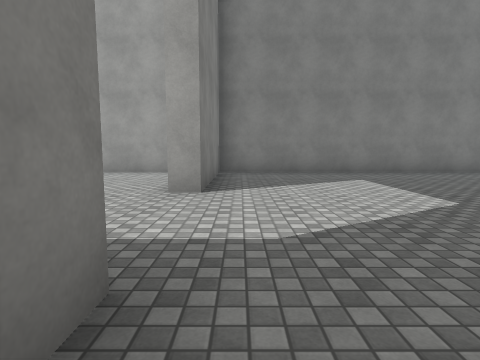
view 1 (above)

19 first-person views from a walk through a scene from a Unity 3-D project. The camera is 1.3 m above the floor, tilts 6° down and sees 80° across. The floor is counted in squares, 2 m on a side. Each view is taken from the middle of a square. On the plan, view 1 faces up. The plan holds only what a view shows up to about 9 squares ahead; the rest is blank. The place goes on beyond the plan. Surface patterns are stand-ins for the level's own textures.

view 2
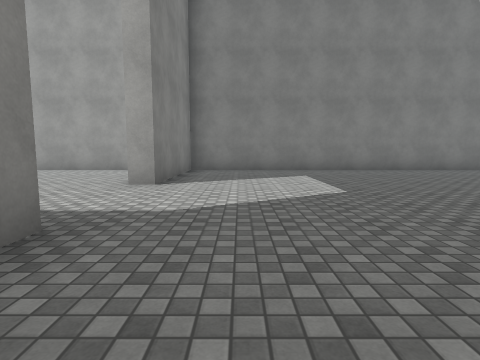

view 3
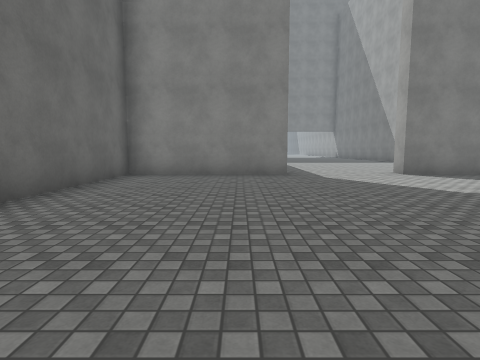

view 4
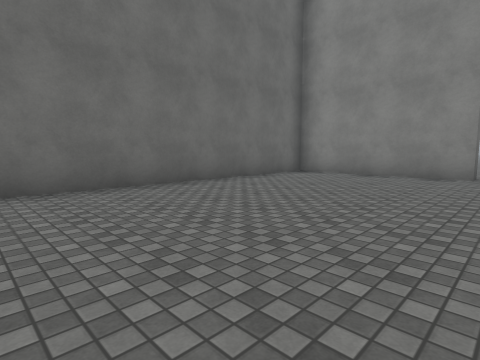

view 5
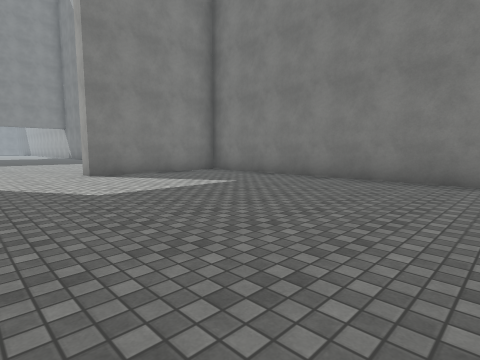

view 6
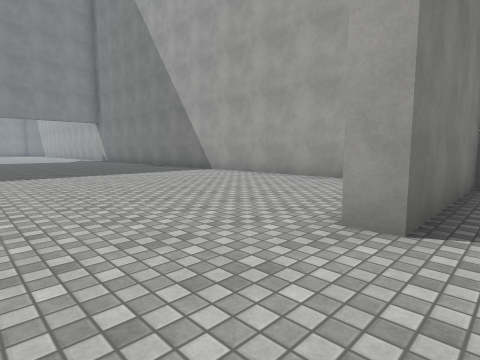

view 7
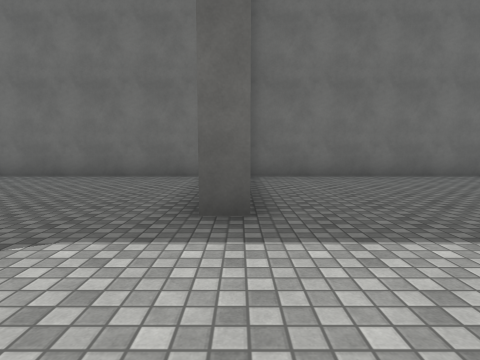

view 8
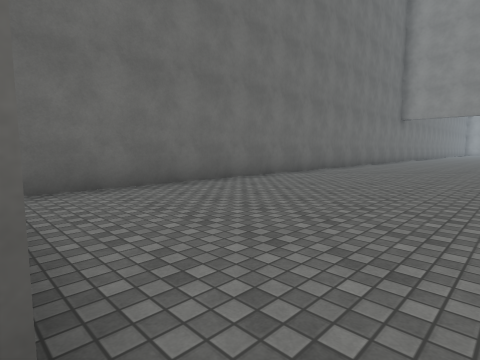

view 9
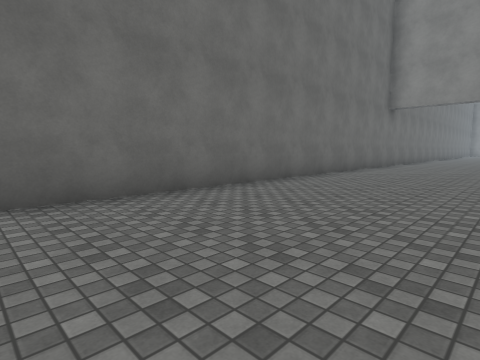

view 10
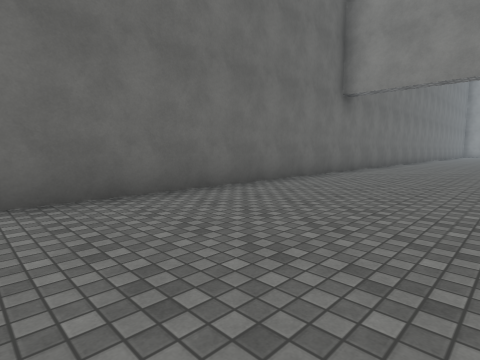

view 11
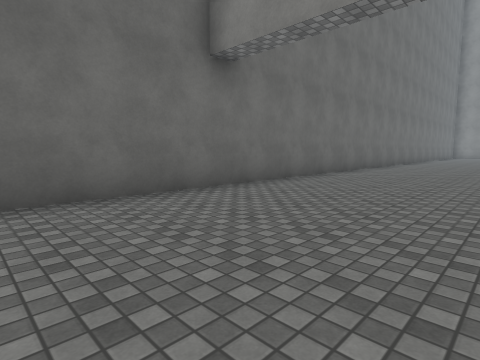

view 12
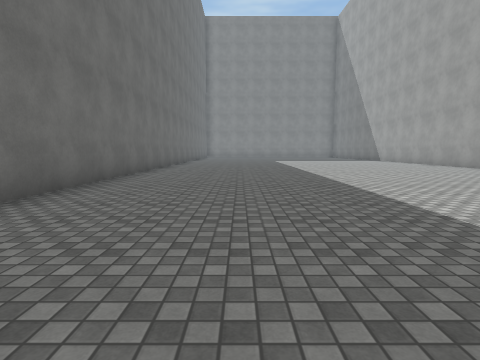

view 13
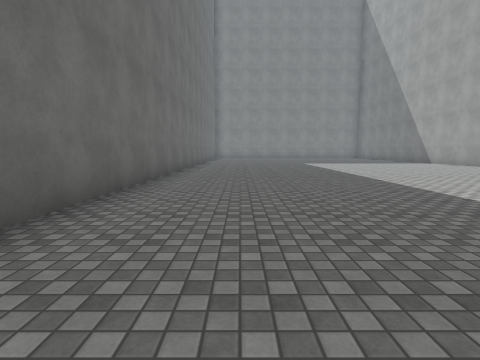

view 14
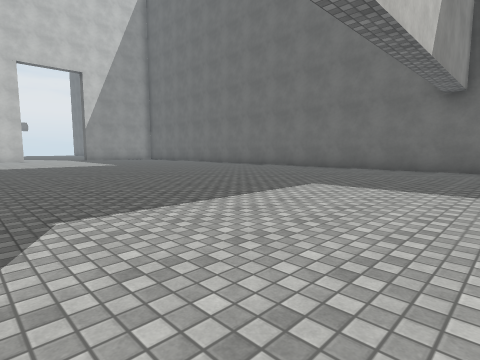

view 15
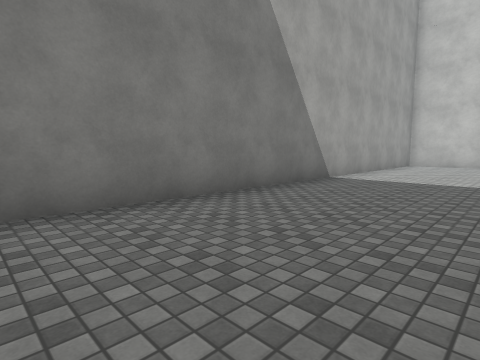

view 16
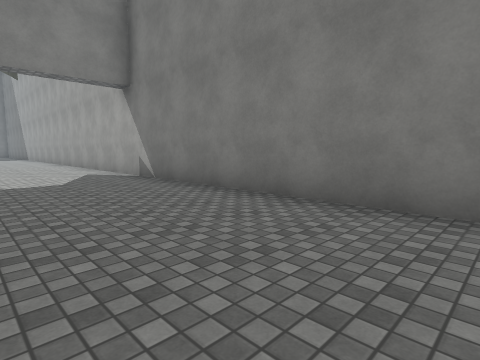

view 17
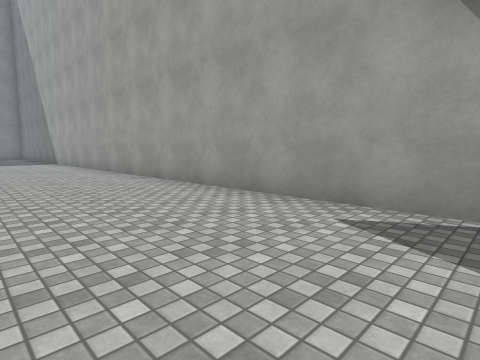

view 18
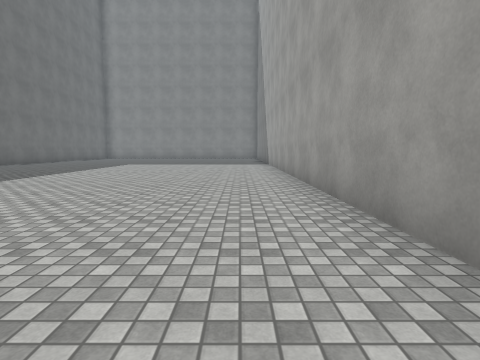

view 19
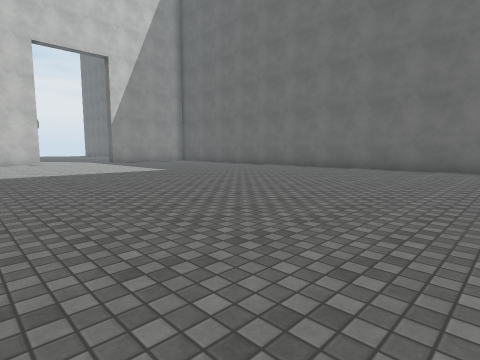

### Floor plan
Points are (right, up) in squares from view 1. A wall is a line through its corners. A room is listed if a view was taken in it or the views show most of it. See-through windows are left out.
Room 1 (views 1, 2, 3, 4, 5, 6, 7, 8)
walls: (-1.1, 1.3) (-0.6, 1.3) (-0.6, -2.9) (6.6, -2.9); (7, 8.3) (-0.6, 8.3) (-0.6, 4.3) (-1.1, 4.3)
ways out: opening at (-1, 3) to room 2
Room 2 (views 9, 10, 11, 12, 13, 14, 15, 16, 17, 18, 19)
walls: (-28, -2.9) (-1.2, -2.9); (-2, 8.3) (-29, 8.3)
ways out: opening at (-1, 3) to room 1

Positions as (right, up) in squares from view 1, and headings:
1: (0, 0), facing up
2: (1, -1), facing up
3: (7, 0), facing left
4: (7, 2), facing down-left
5: (7, 2), facing up-left
6: (0, 2), facing up-left
7: (-1, 4), facing down
8: (-1, 2), facing down-left
9: (-6, 1), facing down-left
10: (-10, 1), facing down-left
11: (-15, 1), facing down-left
12: (-16, 0), facing left
13: (-19, -1), facing left
14: (-20, 7), facing down-right
15: (-14, 5), facing up-right
16: (-11, 5), facing up-left
17: (-18, 5), facing up-left
18: (-20, 7), facing left
19: (-16, 7), facing down-right
